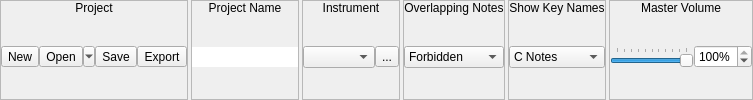
     <widget class="QWidget" name="widget_13" native="true">
      <property name="sizePolicy">
       <sizepolicy hsizetype="Preferred" vsizetype="Fixed">
        <horstretch>0</horstretch>
        <verstretch>0</verstretch>
       </sizepolicy>
      </property>
      <layout class="QHBoxLayout" name="horizontalLayout_2">
       <property name="spacing">
        <number>3</number>
       </property>
       <property name="leftMargin">
        <number>0</number>
       </property>
       <property name="topMargin">
        <number>0</number>
       </property>
       <property name="rightMargin">
        <number>0</number>
       </property>
       <property name="bottomMargin">
        <number>0</number>
       </property>
       <item>
        <widget class="QFrame" name="frame_8">
         <property name="sizePolicy">
          <sizepolicy hsizetype="Fixed" vsizetype="Preferred">
           <horstretch>0</horstretch>
           <verstretch>0</verstretch>
          </sizepolicy>
         </property>
         <property name="frameShape">
          <enum>QFrame::StyledPanel</enum>
         </property>
         <property name="frameShadow">
          <enum>QFrame::Raised</enum>
         </property>
         <layout class="QVBoxLayout" name="verticalLayout_8">
          <property name="spacing">
           <number>0</number>
          </property>
          <property name="leftMargin">
           <number>0</number>
          </property>
          <property name="topMargin">
           <number>0</number>
          </property>
          <property name="rightMargin">
           <number>0</number>
          </property>
          <property name="bottomMargin">
           <number>0</number>
          </property>
          <item>
           <widget class="QLabel" name="label_11">
            <property name="sizePolicy">
             <sizepolicy hsizetype="Preferred" vsizetype="Fixed">
              <horstretch>0</horstretch>
              <verstretch>0</verstretch>
             </sizepolicy>
            </property>
            <property name="text">
             <string>Project</string>
            </property>
            <property name="alignment">
             <set>Qt::AlignCenter</set>
            </property>
           </widget>
          </item>
          <item>
           <widget class="QWidget" name="widget_14" native="true">
            <layout class="QHBoxLayout" name="horizontalLayout_6">
             <property name="spacing">
              <number>0</number>
             </property>
             <property name="leftMargin">
              <number>0</number>
             </property>
             <property name="topMargin">
              <number>0</number>
             </property>
             <property name="rightMargin">
              <number>0</number>
             </property>
             <property name="bottomMargin">
              <number>0</number>
             </property>
             <item>
              <widget class="QToolButton" name="btnNewProject">
               <property name="text">
                <string>New</string>
               </property>
               <property name="shortcut">
                <string>Ctrl+N</string>
               </property>
              </widget>
             </item>
             <item>
              <widget class="QToolButton" name="btnOpenProject">
               <property name="text">
                <string>Open</string>
               </property>
               <property name="shortcut">
                <string>Ctrl+O</string>
               </property>
               <property name="popupMode">
                <enum>QToolButton::MenuButtonPopup</enum>
               </property>
              </widget>
             </item>
             <item>
              <widget class="QToolButton" name="btnSaveProject">
               <property name="text">
                <string>Save</string>
               </property>
               <property name="shortcut">
                <string>Ctrl+S</string>
               </property>
              </widget>
             </item>
             <item>
              <widget class="QToolButton" name="btnExportProject">
               <property name="toolTip">
                <string>RAW Audio Format:
  Encoding: Unsigned 8-bit PCM
  Channels: 1
  Sample Rate: 8000hz</string>
               </property>
               <property name="text">
                <string>Export</string>
               </property>
               <property name="popupMode">
                <enum>QToolButton::InstantPopup</enum>
               </property>
              </widget>
             </item>
            </layout>
           </widget>
          </item>
         </layout>
        </widget>
       </item>
       <item>
        <widget class="QFrame" name="frame_7">
         <property name="frameShape">
          <enum>QFrame::StyledPanel</enum>
         </property>
         <property name="frameShadow">
          <enum>QFrame::Raised</enum>
         </property>
         <layout class="QVBoxLayout" name="verticalLayout_28">
          <property name="spacing">
           <number>0</number>
          </property>
          <property name="leftMargin">
           <number>0</number>
          </property>
          <property name="topMargin">
           <number>0</number>
          </property>
          <property name="rightMargin">
           <number>0</number>
          </property>
          <property name="bottomMargin">
           <number>0</number>
          </property>
          <item>
           <widget class="QLabel" name="label_25">
            <property name="sizePolicy">
             <sizepolicy hsizetype="Preferred" vsizetype="Fixed">
              <horstretch>0</horstretch>
              <verstretch>0</verstretch>
             </sizepolicy>
            </property>
            <property name="text">
             <string>Project Name</string>
            </property>
            <property name="alignment">
             <set>Qt::AlignCenter</set>
            </property>
           </widget>
          </item>
          <item>
           <widget class="QWidget" name="widget_9" native="true">
            <layout class="QHBoxLayout" name="horizontalLayout_25">
             <property name="spacing">
              <number>0</number>
             </property>
             <property name="leftMargin">
              <number>0</number>
             </property>
             <property name="topMargin">
              <number>0</number>
             </property>
             <property name="rightMargin">
              <number>0</number>
             </property>
             <property name="bottomMargin">
              <number>0</number>
             </property>
             <item>
              <widget class="QLineEdit" name="leProjectName">
               <property name="sizePolicy">
                <sizepolicy hsizetype="Fixed" vsizetype="Fixed">
                 <horstretch>0</horstretch>
                 <verstretch>0</verstretch>
                </sizepolicy>
               </property>
               <property name="frame">
                <bool>false</bool>
               </property>
              </widget>
             </item>
            </layout>
           </widget>
          </item>
         </layout>
        </widget>
       </item>
       <item>
        <widget class="QFrame" name="frame_9">
         <property name="sizePolicy">
          <sizepolicy hsizetype="Fixed" vsizetype="Preferred">
           <horstretch>0</horstretch>
           <verstretch>0</verstretch>
          </sizepolicy>
         </property>
         <property name="frameShape">
          <enum>QFrame::StyledPanel</enum>
         </property>
         <property name="frameShadow">
          <enum>QFrame::Raised</enum>
         </property>
         <layout class="QVBoxLayout" name="verticalLayout_12">
          <property name="spacing">
           <number>0</number>
          </property>
          <property name="leftMargin">
           <number>0</number>
          </property>
          <property name="topMargin">
           <number>0</number>
          </property>
          <property name="rightMargin">
           <number>0</number>
          </property>
          <property name="bottomMargin">
           <number>0</number>
          </property>
          <item>
           <widget class="QLabel" name="label_12">
            <property name="sizePolicy">
             <sizepolicy hsizetype="Preferred" vsizetype="Fixed">
              <horstretch>0</horstretch>
              <verstretch>0</verstretch>
             </sizepolicy>
            </property>
            <property name="text">
             <string>Instrument</string>
            </property>
            <property name="alignment">
             <set>Qt::AlignCenter</set>
            </property>
           </widget>
          </item>
          <item>
           <widget class="QWidget" name="widget_5" native="true">
            <layout class="QHBoxLayout" name="horizontalLayout_12">
             <property name="spacing">
              <number>0</number>
             </property>
             <property name="leftMargin">
              <number>0</number>
             </property>
             <property name="topMargin">
              <number>0</number>
             </property>
             <property name="rightMargin">
              <number>0</number>
             </property>
             <property name="bottomMargin">
              <number>0</number>
             </property>
             <item>
              <widget class="QComboBox" name="optInstrument">
               <property name="sizePolicy">
                <sizepolicy hsizetype="Fixed" vsizetype="Fixed">
                 <horstretch>0</horstretch>
                 <verstretch>0</verstretch>
                </sizepolicy>
               </property>
              </widget>
             </item>
             <item>
              <widget class="QToolButton" name="btnEditInstruments">
               <property name="text">
                <string>...</string>
               </property>
              </widget>
             </item>
            </layout>
           </widget>
          </item>
         </layout>
        </widget>
       </item>
       <item>
        <widget class="QFrame" name="frame_3">
         <property name="sizePolicy">
          <sizepolicy hsizetype="Fixed" vsizetype="Preferred">
           <horstretch>0</horstretch>
           <verstretch>0</verstretch>
          </sizepolicy>
         </property>
         <property name="frameShape">
          <enum>QFrame::StyledPanel</enum>
         </property>
         <property name="frameShadow">
          <enum>QFrame::Raised</enum>
         </property>
         <layout class="QVBoxLayout" name="verticalLayout_4">
          <property name="spacing">
           <number>0</number>
          </property>
          <property name="leftMargin">
           <number>0</number>
          </property>
          <property name="topMargin">
           <number>0</number>
          </property>
          <property name="rightMargin">
           <number>0</number>
          </property>
          <property name="bottomMargin">
           <number>0</number>
          </property>
          <item>
           <widget class="QLabel" name="label_17">
            <property name="sizePolicy">
             <sizepolicy hsizetype="Preferred" vsizetype="Fixed">
              <horstretch>0</horstretch>
              <verstretch>0</verstretch>
             </sizepolicy>
            </property>
            <property name="text">
             <string>Overlapping Notes</string>
            </property>
            <property name="alignment">
             <set>Qt::AlignCenter</set>
            </property>
           </widget>
          </item>
          <item>
           <widget class="QWidget" name="widget_8" native="true">
            <layout class="QHBoxLayout" name="horizontalLayout_3">
             <property name="spacing">
              <number>0</number>
             </property>
             <property name="leftMargin">
              <number>0</number>
             </property>
             <property name="topMargin">
              <number>0</number>
             </property>
             <property name="rightMargin">
              <number>0</number>
             </property>
             <property name="bottomMargin">
              <number>0</number>
             </property>
             <item>
              <widget class="QComboBox" name="optOverlapPolicy">
               <property name="toolTip">
                <string>&lt;html&gt;&lt;head/&gt;&lt;body&gt;&lt;p&gt;Overlapping notes are not able to be played directly on HW and must be exported to a raw format first.&lt;br/&gt;&lt;br/&gt;&lt;span style=&quot; font-weight:600;&quot;&gt;Forbidden:&lt;/span&gt; Prevent overlapping notes.&lt;br/&gt;&lt;span style=&quot; font-weight:600;&quot;&gt;Highlight:&lt;/span&gt; Highlight overlapping sections red.&lt;br/&gt;&lt;span style=&quot; font-weight:600;&quot;&gt;Allow:&lt;/span&gt; Allow overlapping notes.&lt;/p&gt;&lt;/body&gt;&lt;/html&gt;</string>
               </property>
               <item>
                <property name="text">
                 <string>Forbidden</string>
                </property>
               </item>
               <item>
                <property name="text">
                 <string>Highlight</string>
                </property>
               </item>
               <item>
                <property name="text">
                 <string>Allow</string>
                </property>
               </item>
              </widget>
             </item>
            </layout>
           </widget>
          </item>
         </layout>
        </widget>
       </item>
       <item>
        <widget class="QFrame" name="frame_20">
         <property name="sizePolicy">
          <sizepolicy hsizetype="Fixed" vsizetype="Preferred">
           <horstretch>0</horstretch>
           <verstretch>0</verstretch>
          </sizepolicy>
         </property>
         <property name="frameShape">
          <enum>QFrame::StyledPanel</enum>
         </property>
         <property name="frameShadow">
          <enum>QFrame::Raised</enum>
         </property>
         <layout class="QVBoxLayout" name="verticalLayout_24">
          <property name="spacing">
           <number>0</number>
          </property>
          <property name="leftMargin">
           <number>0</number>
          </property>
          <property name="topMargin">
           <number>0</number>
          </property>
          <property name="rightMargin">
           <number>0</number>
          </property>
          <property name="bottomMargin">
           <number>0</number>
          </property>
          <item>
           <widget class="QLabel" name="label_13">
            <property name="sizePolicy">
             <sizepolicy hsizetype="Preferred" vsizetype="Fixed">
              <horstretch>0</horstretch>
              <verstretch>0</verstretch>
             </sizepolicy>
            </property>
            <property name="text">
             <string>Show Key Names</string>
            </property>
            <property name="alignment">
             <set>Qt::AlignCenter</set>
            </property>
           </widget>
          </item>
          <item>
           <widget class="QWidget" name="widget_7" native="true">
            <layout class="QHBoxLayout" name="horizontalLayout_10">
             <property name="spacing">
              <number>0</number>
             </property>
             <property name="leftMargin">
              <number>0</number>
             </property>
             <property name="topMargin">
              <number>0</number>
             </property>
             <property name="rightMargin">
              <number>0</number>
             </property>
             <property name="bottomMargin">
              <number>0</number>
             </property>
             <item>
              <widget class="QComboBox" name="optShowKeyNames">
               <property name="currentIndex">
                <number>1</number>
               </property>
               <item>
                <property name="text">
                 <string>None</string>
                </property>
               </item>
               <item>
                <property name="text">
                 <string>C Notes</string>
                </property>
               </item>
               <item>
                <property name="text">
                 <string>All Notes</string>
                </property>
               </item>
              </widget>
             </item>
            </layout>
           </widget>
          </item>
         </layout>
        </widget>
       </item>
       <item>
        <widget class="QFrame" name="frame_22">
         <property name="frameShape">
          <enum>QFrame::StyledPanel</enum>
         </property>
         <property name="frameShadow">
          <enum>QFrame::Raised</enum>
         </property>
         <layout class="QVBoxLayout" name="verticalLayout_26">
          <property name="spacing">
           <number>0</number>
          </property>
          <property name="leftMargin">
           <number>0</number>
          </property>
          <property name="topMargin">
           <number>0</number>
          </property>
          <property name="rightMargin">
           <number>0</number>
          </property>
          <property name="bottomMargin">
           <number>0</number>
          </property>
          <item>
           <widget class="QLabel" name="label_15">
            <property name="sizePolicy">
             <sizepolicy hsizetype="Preferred" vsizetype="Fixed">
              <horstretch>0</horstretch>
              <verstretch>0</verstretch>
             </sizepolicy>
            </property>
            <property name="text">
             <string>Master Volume</string>
            </property>
            <property name="alignment">
             <set>Qt::AlignCenter</set>
            </property>
           </widget>
          </item>
          <item>
           <widget class="QWidget" name="widget_16" native="true">
            <layout class="QHBoxLayout" name="horizontalLayout_23">
             <property name="spacing">
              <number>0</number>
             </property>
             <property name="leftMargin">
              <number>0</number>
             </property>
             <property name="topMargin">
              <number>0</number>
             </property>
             <property name="rightMargin">
              <number>0</number>
             </property>
             <property name="bottomMargin">
              <number>0</number>
             </property>
             <item>
              <widget class="QSlider" name="sldrVolume">
               <property name="maximum">
                <number>100</number>
               </property>
               <property name="value">
                <number>100</number>
               </property>
               <property name="orientation">
                <enum>Qt::Horizontal</enum>
               </property>
               <property name="tickPosition">
                <enum>QSlider::TicksAbove</enum>
               </property>
               <property name="tickInterval">
                <number>10</number>
               </property>
              </widget>
             </item>
             <item>
              <widget class="QSpinBox" name="numVolume">
               <property name="suffix">
                <string>%</string>
               </property>
               <property name="maximum">
                <number>100</number>
               </property>
               <property name="value">
                <number>100</number>
               </property>
              </widget>
             </item>
            </layout>
           </widget>
          </item>
         </layout>
        </widget>
       </item>
      </layout>
     </widget>
